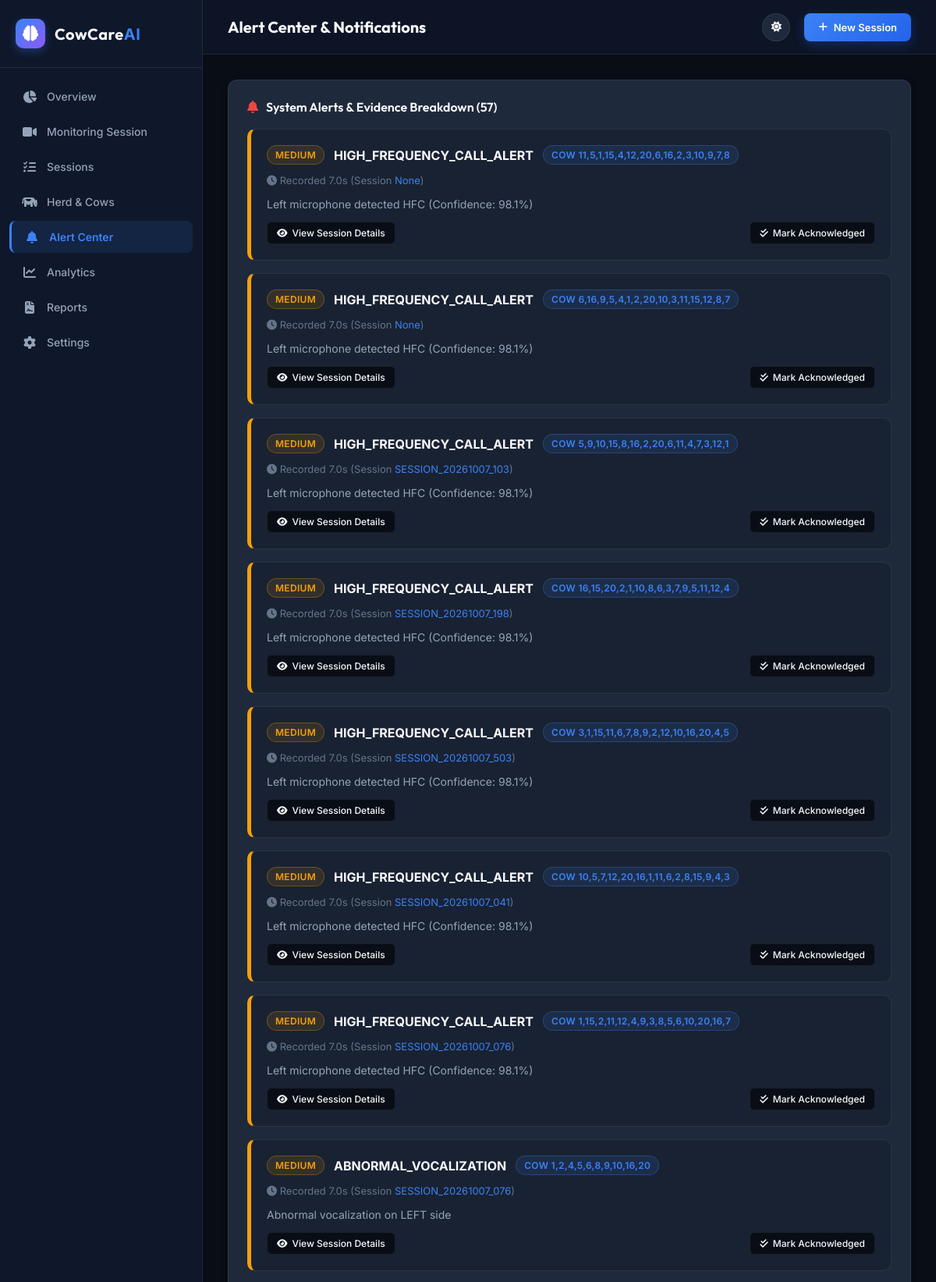
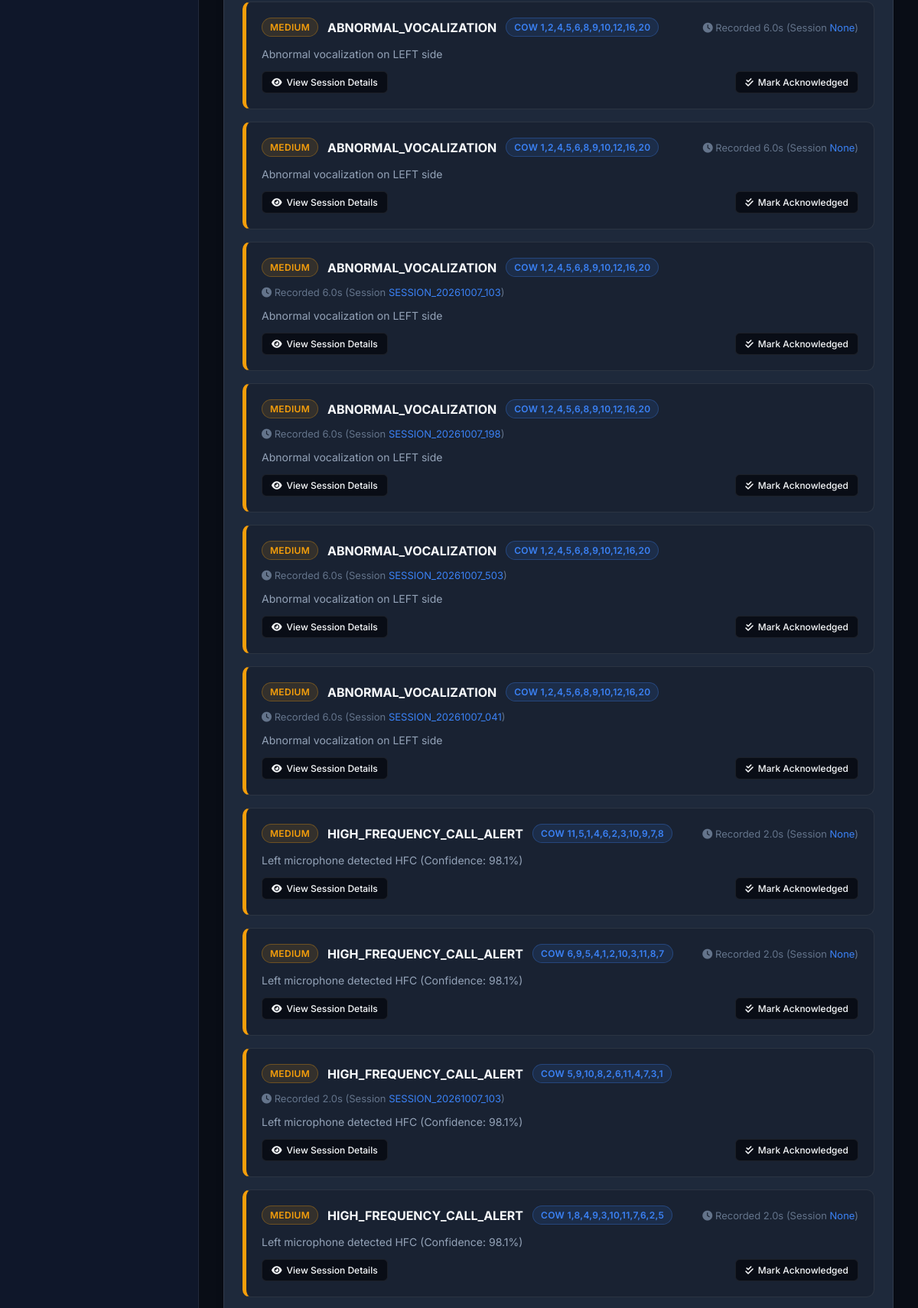
/alerts (signed in, upper part), run on the app's committed database (2 pictures, top to bottom).
### tables this page shows
CREATE TABLE prediction_alerts (
            id            INTEGER PRIMARY KEY AUTOINCREMENT,
            prediction_id INTEGER NOT NULL,
            ts            REAL,
            alert_type    TEXT,
            cow_id        TEXT,
            severity      TEXT,
            message       TEXT,
            image_frame   TEXT,
            sent_telegram INTEGER DEFAULT 0, risk_score REAL DEFAULT 0.0, contributing_factors TEXT DEFAULT '', acknowledged INTEGER DEFAULT 0,
            FOREIGN KEY(prediction_id) REFERENCES predictions(id) ON DELETE CASCADE
        );

CREATE TABLE predictions (
            id              INTEGER PRIMARY KEY AUTOINCREMENT,
            user_id         INTEGER NOT NULL,
            video_input     TEXT,
            left_audio      TEXT,
            right_audio     TEXT,
            video_output    TEXT,
            csv_report      TEXT,
            html_report     TEXT,
            total_cows      INTEGER DEFAULT 0,
            total_alerts    INTEGER DEFAULT 0,
            alert_flag      INTEGER DEFAULT 0,
            status          TEXT DEFAULT 'pending',
            created         TEXT DEFAULT CURRENT_TIMESTAMP,
            finished        TEXT, session_code TEXT, farm_name TEXT DEFAULT 'Main Farm', location TEXT DEFAULT 'Barn A', camera_id TEXT DEFAULT 'Cam 1', duration REAL DEFAULT 0.0, left_duration REAL DEFAULT 0.0, right_duration REAL DEFAULT 0.0, sync_status TEXT DEFAULT 'Synchronized', total_events INTEGER DEFAULT 0, total_anomalies INTEGER DEFAULT 0, overall_risk REAL DEFAULT 0.0,
            FOREIGN KEY(user_id) REFERENCES users(id)
        );

### app.py (the view)
@app.route("/alerts")
@login_required
def alerts_page():
    conn = get_db()
    uid = session["user_id"]
    alerts = conn.execute("""
        SELECT pa.*, p.session_code, p.farm_name, p.location
        FROM prediction_alerts pa
        JOIN predictions p ON pa.prediction_id = p.id
        WHERE p.user_id = ?
        ORDER BY pa.ts DESC
    """, (uid,)).fetchall()
    conn.close()
    return render_template("alerts.html", alerts=alerts)

### app.py (called while the page is built)
def login_required(f):
    @wraps(f)
    def wrapper(*args, **kwargs):
        if "user_id" not in session:
            flash("Please log in first.", "warning")
            return redirect(url_for("login"))
        return f(*args, **kwargs)
    return wrapper

### database.py (called while the page is built)
def get_db():
    conn = sqlite3.connect(DB_PATH, check_same_thread=False)
    conn.row_factory = sqlite3.Row
    return conn

### templates/alerts.html (shortened to what this page needs)
{% extends "base.html" %}
{% block page_title %}Alert Center & Notifications{% endblock %}
{% block content %}
<div class="card">
  <div class="card-header">
    <div class="card-title">
      <i class="fas fa-bell" style="color: var(--accent-red);"></i>
      System Alerts & Evidence Breakdown ({{ alerts | length }})
    </div>
  </div>
  {% if alerts %}
  <div style="display: flex; flex-direction: column; gap: 16px;">
    {% for a in alerts %}
    <div style="background: rgba(0,0,0,0.15); border: 1px solid var(--border-color); border-radius: 10px; padding: 20px; border-left: 5px solid {% if (a.severity or '').lower() == 'high' %}var(--accent-red){% else %}var(--accent-amber){% endif %};">
      <div style="display: flex; align-items: center; justify-content: space-between; flex-wrap: wrap; gap: 12px; margin-bottom: 12px;">
        <div style="display: flex; align-items: center; gap: 12px;">
          <span class="badge-status {% if (a.severity or '').lower() == 'high' %}high{% else %}attention{% endif %}">
            {{ a.severity or 'HIGH RISK' }}
          </span>
          <strong style="font-size: 16px; color: var(--text-main);">{{ a.alert_type or 'High Risk Alert' }}</strong>
          {% if a.cow_id %}
            <span class="badge-status blue">Cow {{ a.cow_id }}</span>
          {% endif %}
        </div>
        <div style="font-size: 13px; color: var(--text-muted);">
          <i class="fas fa-clock"></i> Recorded {{ a.ts }}s (Session <code style="color: var(--accent-blue);">{{ a.session_code }}</code>)
        </div>
      </div>
      <p style="font-size: 14px; color: var(--text-secondary); margin-bottom: 12px; line-height: 1.5;">
        {{ a.message }}
      </p>
      <div style="display: flex; align-items: center; justify-content: space-between;">
        <a href="{{ url_for('result', pid=a.prediction_id) }}" class="btn-action">
          <i class="fas fa-eye"></i> View Session Details
        </a>
        {% if a.acknowledged %}
        <span class="badge-status green"><i class="fas fa-check"></i> Acknowledged</span>
        {% else %}
        <button onclick="acknowledgeAlert({{ a.id }}, this)" class="btn-action">
          <i class="fas fa-check-double"></i> Mark Acknowledged
        </button>
        {% endif %}
      </div>
    </div>
    {% endfor %}
  </div>
  {% endif %}
</div>
{% endblock %}

### static/css/style.css (style rules this page uses)
:root, [data-theme="dark"] { --bg-root: #090d16; --bg-sidebar: #0f172a; --bg-topbar: rgba(15, 23, 42, 0.85); --bg-card: #1e293b; --bg-card-hover: #26354a; --bg-input: #0f172a; --border-color: rgba(255, 255, 255, 0.08); --border-focus: #3b82f6; --text-main: #f8fafc; --text-secondary: #94a3b8; --text-muted: #64748b; --accent-green: #10b981; --accent-green-bg: rgba(16, 185, 129, 0.12); --accent-amber: #f59e0b; --accent-amber-bg: rgba(245, 158, 11, 0.12); --accent-red: #ef4444; --accent-red-bg: rgba(239, 68, 68, 0.12); --accent-blue: #3b82f6; --accent-blue-bg: rgba(59, 130, 246, 0.12); --accent-purple: #8b5cf6; --accent-purple-bg: rgba(139, 92, 246, 0.12); --shadow-sm: 0 2px 8px rgba(0, 0, 0, 0.25); --shadow-md: 0 4px 20px rgba(0, 0, 0, 0.35); --shadow-glow-green: 0 0 15px rgba(16, 185, 129, 0.25); --shadow-glow-red: 0 0 15px rgba(239, 68, 68, 0.25); }
* { margin: 0; padding: 0; box-sizing: border-box; font-family: 'Inter', -apple-system, BlinkMacSystemFont, sans-serif; }
body { background-color: var(--bg-root); color: var(--text-main); min-height: 100vh; display: flex; overflow-x: hidden; transition: background-color 0.3s ease, color 0.3s ease; }
.card { background-color: var(--bg-card); border: 1px solid var(--border-color); border-radius: 12px; padding: 24px; box-shadow: var(--shadow-sm); transition: all 0.2s ease; margin-bottom: 24px; }
.card-header { display: flex; align-items: center; justify-content: space-between; margin-bottom: 18px; }
.card-title { font-family: 'Outfit', sans-serif; font-size: 16px; font-weight: 600; color: var(--text-main); display: flex; align-items: center; gap: 10px; }
.badge-status { display: inline-flex; align-items: center; gap: 6px; padding: 4px 10px; border-radius: 20px; font-size: 12px; font-weight: 600; text-transform: uppercase; letter-spacing: 0.3px; }
.badge-status.attention, .badge-status.amber { background-color: var(--accent-amber-bg); color: var(--accent-amber); border: 1px solid rgba(245, 158, 11, 0.3); }
.badge-status.blue { background-color: var(--accent-blue-bg); color: var(--accent-blue); border: 1px solid rgba(59, 130, 246, 0.3); }
.btn-action { padding: 6px 12px; border-radius: 6px; font-size: 12px; font-weight: 500; text-decoration: none; display: inline-flex; align-items: center; gap: 6px; border: 1px solid var(--border-color); background-color: var(--bg-root); color: var(--text-main); transition: all 0.2s ease; cursor: pointer; }

### data on the page
prediction_alerts: severity "MEDIUM", alert_type "HIGH_FREQUENCY_CALL_ALERT", cow_id "11,5,1,15,4,12,20,6,16,2,3,10,9,7,8", ts "7.0", session_code "None", message "Left microphone detected HFC (Confidence: 98.1%)"
prediction_alerts: severity "MEDIUM", alert_type "HIGH_FREQUENCY_CALL_ALERT", cow_id "6,16,9,5,4,1,2,20,10,3,11,15,12,8,7", ts "7.0", session_code "None", message "Left microphone detected HFC (Confidence: 98.1%)"
prediction_alerts: severity "MEDIUM", alert_type "HIGH_FREQUENCY_CALL_ALERT", cow_id "5,9,10,15,8,16,2,20,6,11,4,7,3,12,1", ts "7.0", session_code "SESSION_20261007_103", message "Left microphone detected HFC (Confidence: 98.1%)"
prediction_alerts: severity "MEDIUM", alert_type "HIGH_FREQUENCY_CALL_ALERT", cow_id "16,15,20,2,1,10,8,6,3,7,9,5,11,12,4", ts "7.0", session_code "SESSION_20261007_198", message "Left microphone detected HFC (Confidence: 98.1%)"
prediction_alerts: severity "MEDIUM", alert_type "HIGH_FREQUENCY_CALL_ALERT", cow_id "3,1,15,11,6,7,8,9,2,12,10,16,20,4,5", ts "7.0", session_code "SESSION_20261007_503", message "Left microphone detected HFC (Confidence: 98.1%)"
prediction_alerts: severity "MEDIUM", alert_type "HIGH_FREQUENCY_CALL_ALERT", cow_id "10,5,7,12,20,16,1,11,6,2,8,15,9,4,3", ts "7.0", session_code "SESSION_20261007_041", message "Left microphone detected HFC (Confidence: 98.1%)"
prediction_alerts: severity "MEDIUM", alert_type "HIGH_FREQUENCY_CALL_ALERT", cow_id "1,15,2,11,12,4,9,3,8,5,6,10,20,16,7", ts "7.0", session_code "SESSION_20261007_076", message "Left microphone detected HFC (Confidence: 98.1%)"
prediction_alerts: severity "MEDIUM", alert_type "ABNORMAL_VOCALIZATION", cow_id "1,2,4,5,6,8,9,10,16,20", ts "7.0", session_code "SESSION_20261007_076", message "Abnormal vocalization on LEFT side"
prediction_alerts: severity "MEDIUM", alert_type "ABNORMAL_VOCALIZATION", cow_id "1,2,4,5,6,8,9,10,12,16,20", ts "6.0", session_code "None", message "Abnormal vocalization on LEFT side"
prediction_alerts: severity "MEDIUM", alert_type "ABNORMAL_VOCALIZATION", cow_id "1,2,4,5,6,8,9,10,12,16,20", ts "6.0", session_code "None", message "Abnormal vocalization on LEFT side"
prediction_alerts: severity "MEDIUM", alert_type "ABNORMAL_VOCALIZATION", cow_id "1,2,4,5,6,8,9,10,12,16,20", ts "6.0", session_code "SESSION_20261007_103", message "Abnormal vocalization on LEFT side"
prediction_alerts: severity "MEDIUM", alert_type "ABNORMAL_VOCALIZATION", cow_id "1,2,4,5,6,8,9,10,12,16,20", ts "6.0", session_code "SESSION_20261007_198", message "Abnormal vocalization on LEFT side"
prediction_alerts: severity "MEDIUM", alert_type "ABNORMAL_VOCALIZATION", cow_id "1,2,4,5,6,8,9,10,12,16,20", ts "6.0", session_code "SESSION_20261007_503", message "Abnormal vocalization on LEFT side"
prediction_alerts: severity "MEDIUM", alert_type "ABNORMAL_VOCALIZATION", cow_id "1,2,4,5,6,8,9,10,12,16,20", ts "6.0", session_code "SESSION_20261007_041", message "Abnormal vocalization on LEFT side"
prediction_alerts: severity "MEDIUM", alert_type "HIGH_FREQUENCY_CALL_ALERT", cow_id "11,5,1,4,6,2,3,10,9,7,8", ts "2.0", session_code "None", message "Left microphone detected HFC (Confidence: 98.1%)"
prediction_alerts: severity "MEDIUM", alert_type "HIGH_FREQUENCY_CALL_ALERT", cow_id "6,9,5,4,1,2,10,3,11,8,7", ts "2.0", session_code "None", message "Left microphone detected HFC (Confidence: 98.1%)"
prediction_alerts: severity "MEDIUM", alert_type "HIGH_FREQUENCY_CALL_ALERT", cow_id "5,9,10,8,2,6,11,4,7,3,1", ts "2.0", session_code "SESSION_20261007_103", message "Left microphone detected HFC (Confidence: 98.1%)"
prediction_alerts: severity "MEDIUM", alert_type "HIGH_FREQUENCY_CALL_ALERT", cow_id "1,8,4,9,3,10,11,7,6,2,5", ts "2.0", session_code "None", message "Left microphone detected HFC (Confidence: 98.1%)"

### other printed values
{{ alerts | length }} "57"
